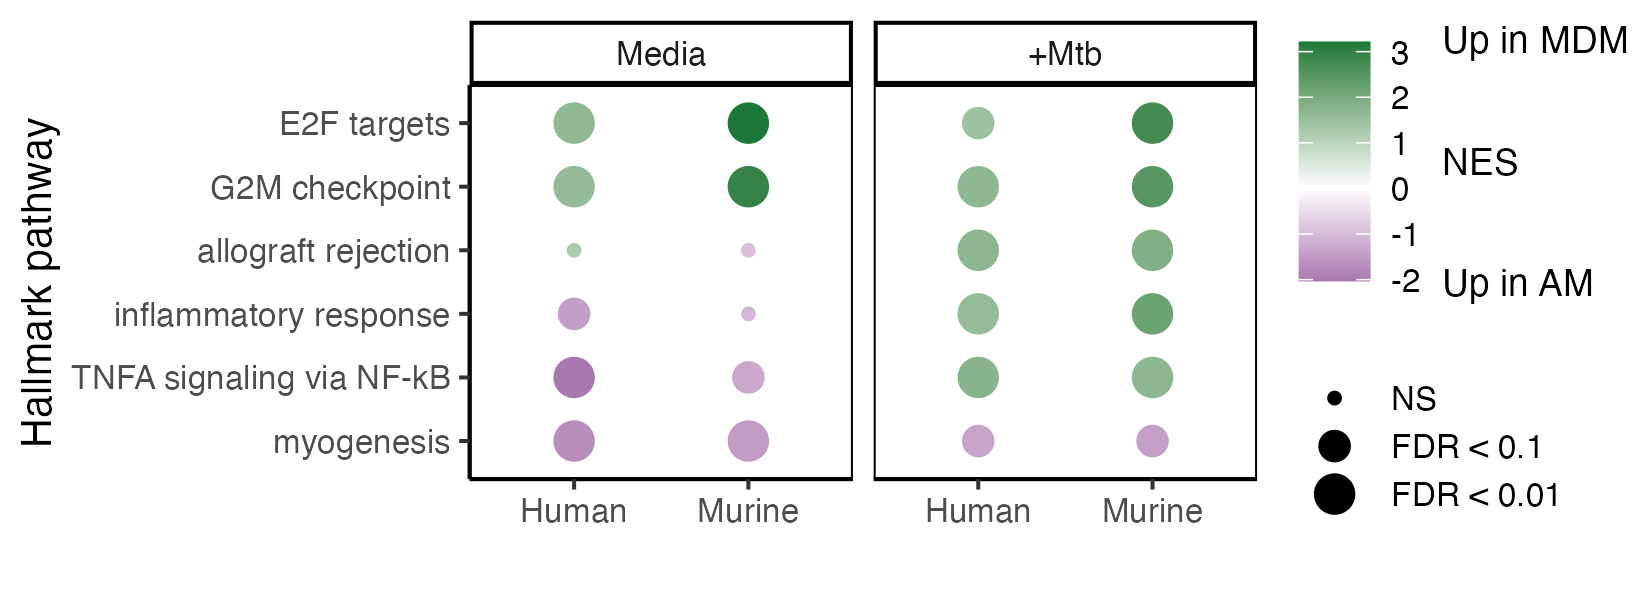

Source code (R):
library(tidyverse)
# library(limma)
# library(viridis)
# library(ComplexHeatmap)
library(patchwork)
signif.pw <- 0.01
signif.gene <- 0.1

#### Data ####
attach("results/fgsea_AMvMDM.RData")

#human MDM-AM
#murine BMDM-AM

H_all <- bind_rows(hum_fgsea2, mur_fgsea2) %>% 
  separate(group, into=c("species","tb"), sep=" ", extra = "merge") %>% 
  filter(tb %in% c("media","mtb","control media","control mtb")) %>% 
  mutate(species = recode(species, "human"="Human", "murine"="Murine"),
         tb = ifelse(grepl("media",tb), "Media", "+Mtb"),
         tb = factor(tb, levels=c("Media","+Mtb"))) %>% 
  mutate(fdr.group = case_when(FDR < 0.01 ~ "FDR < 0.01",
                               FDR < 0.1 ~ "FDR < 0.1",
                               TRUE~"NS"),
         fdr.group = factor(fdr.group, levels=rev(c("FDR < 0.01",
                                                    "FDR < 0.1",
                                                    "NS"))))
#### Determine overlap ####
## MEDIA
#Same direction and signif in human and mouse control
media_signif <- H_all %>% 
  filter(tb=="Media") %>% 
  select(species, pathway, FDR) %>% 
  pivot_wider(names_from = species, values_from = FDR) %>% 
  filter(Human < signif.pw & Murine < signif.pw) %>% 
  pull(pathway) %>% unique()

#Same direction in human and murine control
shared_media <- H_all %>% 
  filter(tb=="Media" & pathway %in% media_signif) %>% 
  select(species, pathway, NES) %>% 
  pivot_wider(names_from = species, values_from = NES) %>% 
  filter((Human < 0 & Murine < 0) |
           (Human > 0 & Murine > 0))

## MTB
#Same direction and signif in human and mouse control
mtb_signif <- H_all %>% 
  filter(tb=="+Mtb") %>% 
  select(species, pathway, FDR) %>% 
  pivot_wider(names_from = species, values_from = FDR) %>% 
  filter(Human < signif.pw & Murine < signif.pw) %>% 
  pull(pathway) %>% unique()

#Same direction in human and murine control
shared_mtb <- H_all %>% 
  filter(tb=="+Mtb" & pathway %in% mtb_signif) %>% 
  select(species, pathway, NES) %>% 
  pivot_wider(names_from = species, values_from = NES) %>% 
  filter((Human < 0 & Murine < 0) |
           (Human > 0 & Murine > 0))

dat <- H_all %>% 
  filter(pathway %in% c(shared_media$pathway, shared_mtb$pathway)) %>% 
  #Clean pathway names
  mutate(pathway.orig=pathway,
         pathway = gsub("HALLMARK_", "", pathway),
         pathway = gsub("_", " ", pathway),
         pathway = tolower(pathway),
         pathway = gsub("tnfa", "TNFA", pathway),
         pathway = gsub("nfkb", "NF-kB", pathway),
         pathway = gsub("e2f", "E2F", pathway),
         pathway = gsub("g2m", "G2M", pathway)
  ) 

#### GSEA plot ####
#pathway order
# path.ord <- dat %>%
#   filter(group2=="Human\nMedia") %>%
  # arrange(NES)

path.ord <- rev(c("E2F targets","G2M checkpoint","allograft rejection",
              "inflammatory response","TNFA signaling via NF-kB",
              "myogenesis"))
p1 <- dat %>% 
  mutate(pathway = factor(pathway, levels=path.ord)) %>% 
  ggplot(aes(x=pathway, y=species, 
             color=NES, size=fdr.group)) +
  geom_point() +
  theme_classic(base_size = 10) +
  coord_flip() + 
  labs(y="", x="Hallmark pathway",
       fill="", size="", 
       color = "Up in MDM\n\n\nNES\n\n\nUp in AM") +
  scale_color_gradient2(low="#762a83", mid = "white", high = "#1b7837",
                        midpoint = 0, limits = c(min(dat$NES), max(dat$NES)),) +
  guides(color = guide_colorbar(title.position = "right",
                                order = 1),
         size = guide_legend(order = 2)) +
  scale_size_manual(values=c(1,3,4)) +
  theme(legend.title = element_text(size=9),
        legend.margin = margin(-0.2,0,0,0, unit="cm"),
        legend.key.height = unit(0.8, "lines"),
        panel.border = element_rect(fill=NA)
  ) +
  facet_wrap(~tb, scales="free_x")
p1

#### Save ####
ggsave(p1, filename="publication/Fig4_AMvMDM_fgsea.png",
       width=5.5, height=2)

ggsave(p1, filename="publication/Fig4_AMvMDM_fgsea.pdf",
       width=5.5, height=2)
